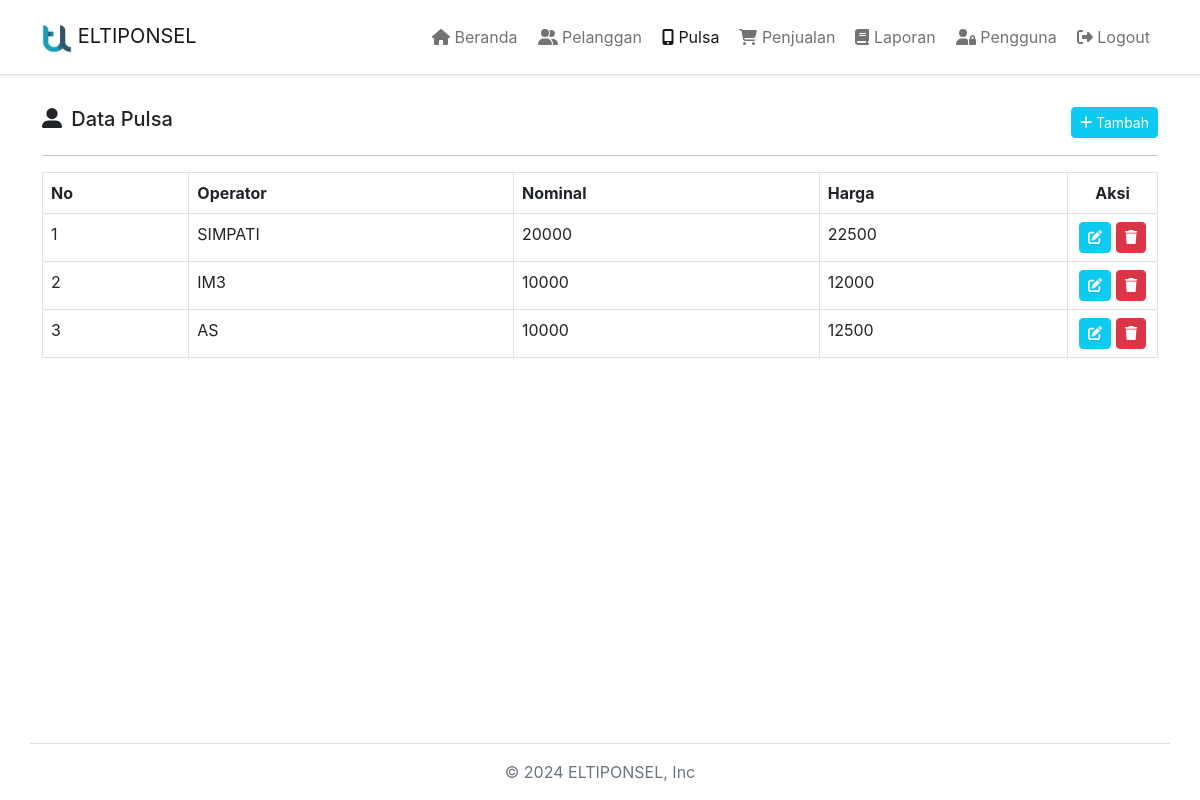
Page /index.php?module=pulsa (signed in) on the committed database.
### tables this page shows
CREATE TABLE `pulsa` (
  `id_pulsa` int(11) NOT NULL,
  `operator` varchar(30) NOT NULL,
  `nominal` int(11) NOT NULL,
  `harga` int(11) NOT NULL
);

### modules/pulsa/view.php (the view, shortened to what this page needs)
<div class="row my-3">
   <div class="col-md-12">
      <h5>
         <i class="fas fa-user-alt me-1"></i> Data Pulsa
         <button type="button" class="btn btn-sm btn-info text-white float-end" data-bs-toggle="modal" data-bs-target="#tambahModal">
            <i class="fas fa-plus"></i> Tambah
         </button>
      </h5>
   </div>
</div>
<hr>
<div class="row">
   <div class="col-md-12">
      <div class="table-responsive">
         <table class="table table-bordered" id="dataTable">
            <thead>
               <tr>
                  <th>No</th>
                  <th>Operator</th>
                  <th>Nominal</th>
                  <th>Harga</th>
                  <th width="90" class="text-center">Aksi</th>
               </tr>
            </thead>
            <tbody>
               <?php
               $no = 1;
               $query = $conn->query("SELECT * FROM pulsa ORDER BY id_pulsa DESC");
               foreach ($query as $pls) :
               ?>
                  <tr>
                     <td><?= $no++; ?></td>
                     <td><?= $pls['operator']; ?></td>
                     <td><?= $pls['nominal']; ?></td>
                     <td><?= $pls['harga']; ?></td>
                     <td class="text-center">
                        <button type="button" data-bs-target="#editModal<?= $pls['id_pulsa'] ?>" data-bs-toggle="modal" class="btn btn-sm text-white btn-info">
                           <i class="fas fa-edit"></i>
                        </button>
                        <button type="button" data-bs-target="#hapusModal<?= $pls['id_pulsa'] ?>" data-bs-toggle="modal" class="btn btn-sm text-white btn-danger">
                           <i class="fas fa-trash"></i>
                        </button>
                     </td>
                  </tr>
               <?php endforeach ?>
            </tbody>
         </table>
      </div>
   </div>
</div>

### assets/css/style.css (style rules this page uses)
body { margin: 0; font-family: "Quicksand", BlinkMacSystemFont, "Segoe UI", Roboto, "Helvetica Neue", Arial, sans-serif, "Apple Color Emoji", "Segoe UI Emoji", "Segoe UI Symbol", "Noto Color Emoji"; color: #212529; background-color: #fff; }

### rows in the picture
pulsa: operator "SIMPATI", nominal "20000", harga "22500"
pulsa: operator "IM3", nominal "10000", harga "12000"
pulsa: operator "AS", nominal "10000", harga "12500"
